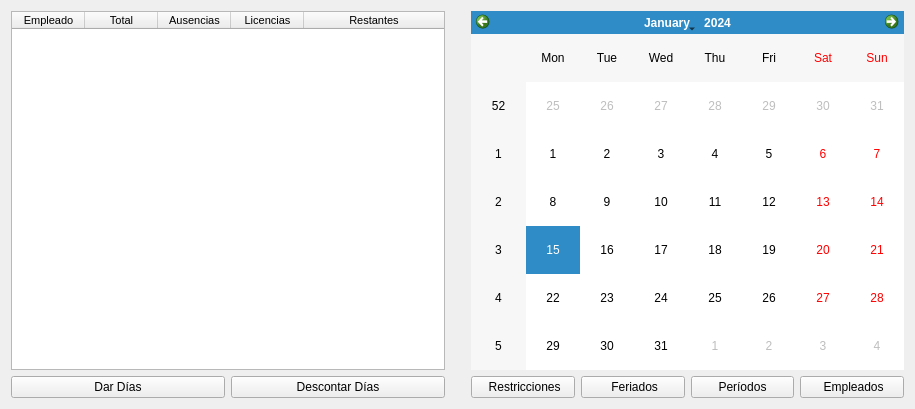
<?xml version="1.0" encoding="UTF-8"?>
<ui version="4.0">
 <class>EmployeeWidget</class>
 <widget class="QWidget" name="EmployeeWidget">
  <property name="geometry">
   <rect>
    <x>0</x>
    <y>0</y>
    <width>915</width>
    <height>409</height>
   </rect>
  </property>
  <property name="windowTitle">
   <string>Form</string>
  </property>
  <property name="windowIcon">
   <iconset resource="../images/Resource_ha.qrc">
    <normaloff>:/F1/fromHelyx/mainicon.svg</normaloff>:/F1/fromHelyx/mainicon.svg</iconset>
  </property>
  <layout class="QGridLayout" name="gridLayout">
   <item row="3" column="0">
    <widget class="QTableWidget" name="employeeStatustableWidget">
     <property name="font">
      <font>
       <family>MS Shell Dlg 2</family>
       <pointsize>8</pointsize>
      </font>
     </property>
     <property name="selectionBehavior">
      <enum>QAbstractItemView::SelectRows</enum>
     </property>
     <attribute name="horizontalHeaderDefaultSectionSize">
      <number>73</number>
     </attribute>
     <attribute name="horizontalHeaderStretchLastSection">
      <bool>true</bool>
     </attribute>
     <column>
      <property name="text">
       <string>Empleado</string>
      </property>
     </column>
     <column>
      <property name="text">
       <string>Total</string>
      </property>
     </column>
     <column>
      <property name="text">
       <string>Ausencias</string>
      </property>
     </column>
     <column>
      <property name="text">
       <string>Licencias</string>
      </property>
     </column>
     <column>
      <property name="text">
       <string>Restantes</string>
      </property>
     </column>
    </widget>
   </item>
   <item row="4" column="0">
    <layout class="QHBoxLayout" name="horizontalLayout">
     <item>
      <widget class="QPushButton" name="giveDays_pushButton">
       <property name="sizePolicy">
        <sizepolicy hsizetype="Minimum" vsizetype="Fixed">
         <horstretch>0</horstretch>
         <verstretch>0</verstretch>
        </sizepolicy>
       </property>
       <property name="text">
        <string>Dar Días</string>
       </property>
       <property name="icon">
        <iconset resource="../images/Resource_ha.qrc">
         <normaloff>:/F1/fromHelyx/pencil16.png</normaloff>:/F1/fromHelyx/pencil16.png</iconset>
       </property>
      </widget>
     </item>
     <item>
      <widget class="QPushButton" name="descountDays_pushButton">
       <property name="text">
        <string>Descontar Días</string>
       </property>
       <property name="icon">
        <iconset resource="../images/Resource_ha.qrc">
         <normaloff>:/F1/fromHelyx/win_closeAll16.png</normaloff>:/F1/fromHelyx/win_closeAll16.png</iconset>
       </property>
      </widget>
     </item>
    </layout>
   </item>
   <item row="3" column="2">
    <widget class="QCalendarWidget" name="employeecalendarWidget"/>
   </item>
   <item row="4" column="2">
    <layout class="QHBoxLayout" name="horizontalLayout_2">
     <item>
      <widget class="QPushButton" name="restricciones_pushButton">
       <property name="text">
        <string> Restricciones</string>
       </property>
       <property name="icon">
        <iconset resource="../images/Resource_ha.qrc">
         <normaloff>:/F1/fromHelyx/padlock.png</normaloff>:/F1/fromHelyx/padlock.png</iconset>
       </property>
      </widget>
     </item>
     <item>
      <widget class="QPushButton" name="feriados_pushButton">
       <property name="text">
        <string> Feriados</string>
       </property>
       <property name="icon">
        <iconset resource="../images/Resource_ha.qrc">
         <normaloff>:/F1/fromHelyx/christmas_day.png</normaloff>:/F1/fromHelyx/christmas_day.png</iconset>
       </property>
      </widget>
     </item>
     <item>
      <widget class="QPushButton" name="period_pushButton">
       <property name="text">
        <string>Períodos</string>
       </property>
       <property name="icon">
        <iconset resource="../images/Resource_ha.qrc">
         <normaloff>:/F1/fromHelyx/favouritesAdd16.png</normaloff>:/F1/fromHelyx/favouritesAdd16.png</iconset>
       </property>
      </widget>
     </item>
     <item>
      <widget class="QPushButton" name="employee_pushButton">
       <property name="text">
        <string> Empleados</string>
       </property>
       <property name="icon">
        <iconset resource="../images/Resource_ha.qrc">
         <normaloff>:/F1/fromHelyx/employees.png</normaloff>:/F1/fromHelyx/employees.png</iconset>
       </property>
      </widget>
     </item>
    </layout>
   </item>
   <item row="3" column="1">
    <spacer name="horizontalSpacer">
     <property name="orientation">
      <enum>Qt::Horizontal</enum>
     </property>
     <property name="sizeType">
      <enum>QSizePolicy::Fixed</enum>
     </property>
     <property name="sizeHint" stdset="0">
      <size>
       <width>20</width>
       <height>20</height>
      </size>
     </property>
    </spacer>
   </item>
  </layout>
 </widget>
 <resources>
  <include location="../images/Resource_ha.qrc"/>
 </resources>
 <connections>
  <connection>
   <sender>employeecalendarWidget</sender>
   <signal>clicked(QDate)</signal>
   <receiver>EmployeeWidget</receiver>
   <slot>showDaysByEmployee()</slot>
   <hints>
    <hint type="sourcelabel">
     <x>636</x>
     <y>188</y>
    </hint>
    <hint type="destinationlabel">
     <x>421</x>
     <y>204</y>
    </hint>
   </hints>
  </connection>
  <connection>
   <sender>giveDays_pushButton</sender>
   <signal>pressed()</signal>
   <receiver>EmployeeWidget</receiver>
   <slot>giveDays()</slot>
   <hints>
    <hint type="sourcelabel">
     <x>107</x>
     <y>386</y>
    </hint>
    <hint type="destinationlabel">
     <x>421</x>
     <y>204</y>
    </hint>
   </hints>
  </connection>
  <connection>
   <sender>descountDays_pushButton</sender>
   <signal>pressed()</signal>
   <receiver>EmployeeWidget</receiver>
   <slot>giveDays()</slot>
   <hints>
    <hint type="sourcelabel">
     <x>307</x>
     <y>386</y>
    </hint>
    <hint type="destinationlabel">
     <x>421</x>
     <y>204</y>
    </hint>
   </hints>
  </connection>
  <connection>
   <sender>feriados_pushButton</sender>
   <signal>pressed()</signal>
   <receiver>EmployeeWidget</receiver>
   <slot>adminFeriados()</slot>
   <hints>
    <hint type="sourcelabel">
     <x>689</x>
     <y>396</y>
    </hint>
    <hint type="destinationlabel">
     <x>421</x>
     <y>204</y>
    </hint>
   </hints>
  </connection>
  <connection>
   <sender>restricciones_pushButton</sender>
   <signal>pressed()</signal>
   <receiver>EmployeeWidget</receiver>
   <slot>adminRestricciones()</slot>
   <hints>
    <hint type="sourcelabel">
     <x>502</x>
     <y>386</y>
    </hint>
    <hint type="destinationlabel">
     <x>421</x>
     <y>204</y>
    </hint>
   </hints>
  </connection>
  <connection>
   <sender>period_pushButton</sender>
   <signal>pressed()</signal>
   <receiver>EmployeeWidget</receiver>
   <slot>newPeriod()</slot>
   <hints>
    <hint type="sourcelabel">
     <x>761</x>
     <y>385</y>
    </hint>
    <hint type="destinationlabel">
     <x>421</x>
     <y>204</y>
    </hint>
   </hints>
  </connection>
  <connection>
   <sender>employee_pushButton</sender>
   <signal>pressed()</signal>
   <receiver>EmployeeWidget</receiver>
   <slot>adminEmployee()</slot>
   <hints>
    <hint type="sourcelabel">
     <x>853</x>
     <y>382</y>
    </hint>
    <hint type="destinationlabel">
     <x>457</x>
     <y>204</y>
    </hint>
   </hints>
  </connection>
 </connections>
 <slots>
  <slot>showDaysByEmployee()</slot>
  <slot>giveDays()</slot>
  <slot>adminFeriados()</slot>
  <slot>adminRestricciones()</slot>
  <slot>newPeriod()</slot>
  <slot>adminEmployee()</slot>
 </slots>
</ui>
